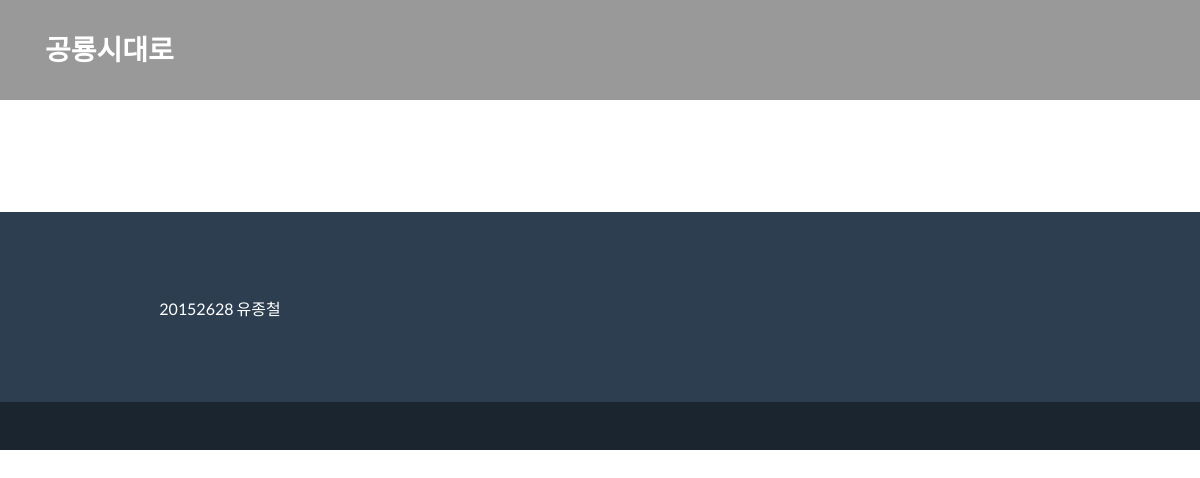
The page /list/ on the database as committed earlier.
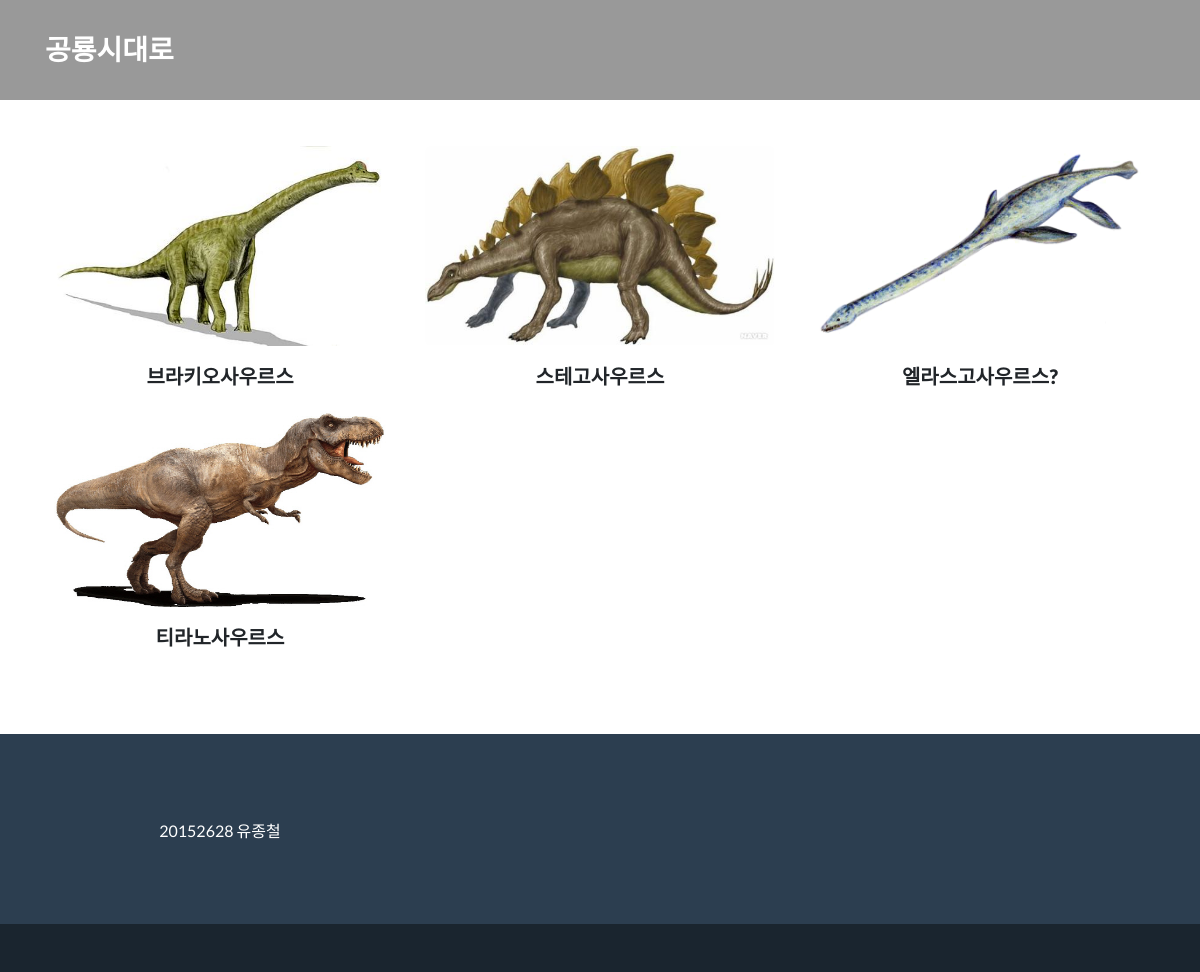
The same page on the database as committed later.
### dinolists/models.py (models this page shows)
class Dinolist(models.Model):
    image = models.ImageField(upload_to='images/')
    name = models.CharField(max_length=30)
    overview = models.CharField(max_length=5000)
    character = models.CharField(max_length=5000)

### dinolists/views.py (the view)
# urls.py: path('list/',dinolists.views.dlist),
def dlist(request):
	dinolists = Dinolist.objects
	return render(request, 'list.html', {'dinolists' : dinolists.all, 'count': range(dinolists.count())})

### dinolists/templates/list.html (shortened to what this page needs)
{% load static %}
<!DOCTYPE html>
<html lang="en">
<head>
<link  href="{% static 'freelancer.min.css' %}" rel="stylesheet">
  <link href="vendor/fontawesome-free/css/all.min.css" rel="stylesheet" type="text/css">
</head>
<body id="page-top" style="background-image: url({% static 'green.jpg' %});">
  <nav class="fixed-top" id="mainNav">
    <div class="container">
      <a class="navbar-brand js-scroll-trigger" href="/">공룡시대로</a>
    </div>
  </nav>
  <header>
  </header>
  <section class="page-section portfolio" id="portfolio">
    <div class="container">
      <div class="row">
      {% for i in dinolists %}
        <div class="col-md-6 col-lg-4">
          <div id="cap" class="portfolio-item mx-auto" style="margin-bottom:15px;">
            <a href="../detail/{{i.name}}"><img class="img-fluid" src='{{i.image.url}}' style ="width:400px; height:200px; "        alt=""></a>
          </div>
          <p style="text-align:center; font-weight:900;font-size:20px">{{i.name}}</p>
        </div>
      {% endfor %}
    </div>
  </section>
  <footer class="footer text-center">
    <div class="container">
      <div class="row">
        <div class="col-lg-4">
        <p class="lead mb-0">
        <small>20152628 유종철</small></p>
        </div>
      </div>
    </div>
  </footer>
  <section class="copyright py-4 text-center text-white">
  </section>
</body>
</html>

Rows that differ between the two databases and show on the page:
added Dinolist: image (picture), name "브라키오사우르스"
added Dinolist: image (picture), name "스테고사우르스"
added Dinolist: image (picture), name "엘라스고사우르스?"
added Dinolist: image (picture), name "티라노사우르스"
